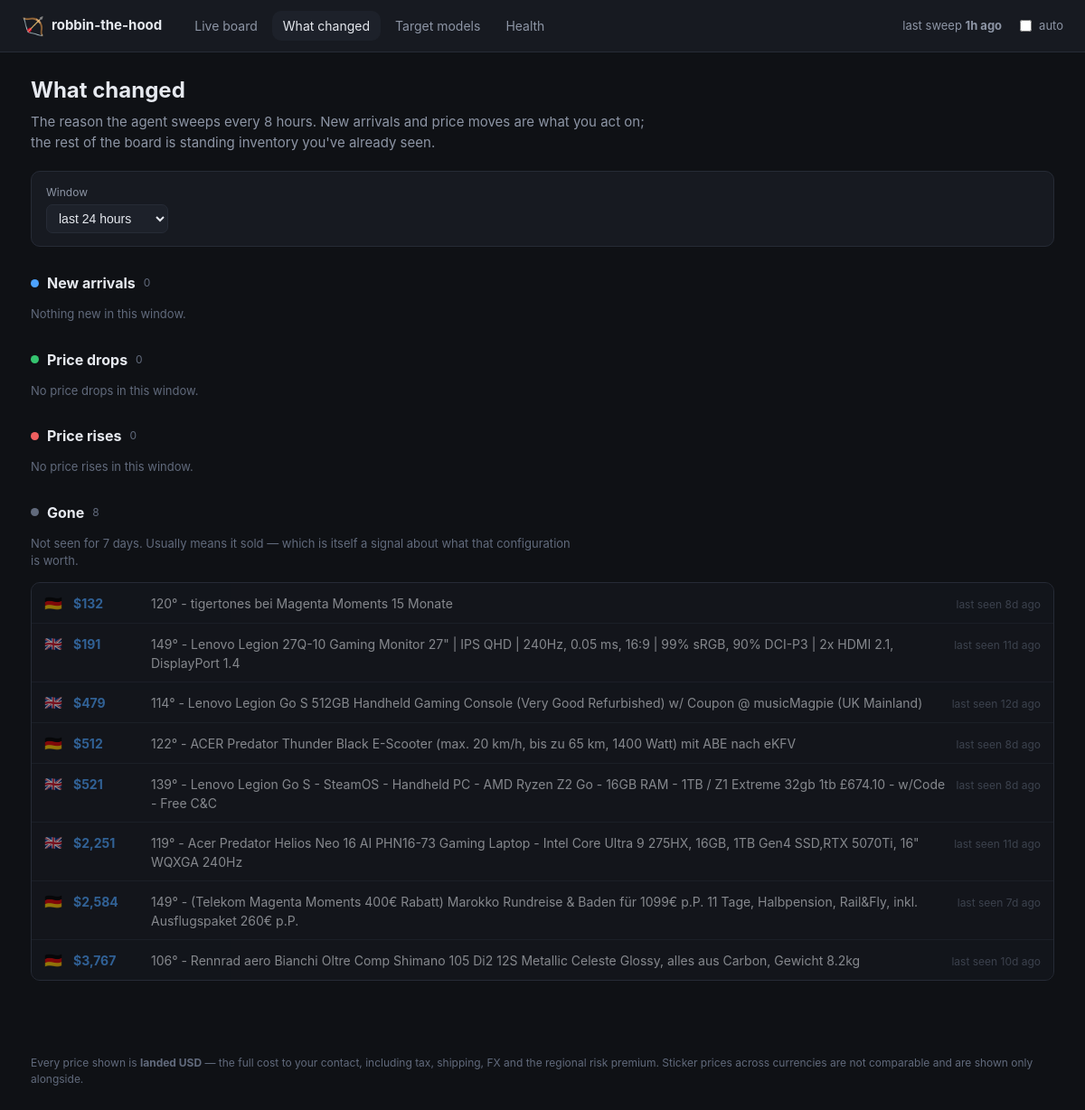
/changes, run on the app's committed database.
### tables this page shows
CREATE TABLE listings (
    fingerprint     TEXT PRIMARY KEY,
    source          TEXT NOT NULL,
    listing_id      TEXT,
    title           TEXT NOT NULL,
    url             TEXT,
    region          TEXT NOT NULL,
    currency        TEXT NOT NULL,
    sticker_local   REAL,
    landed_usd      REAL,
    -- The FX rate is stored per listing so a comparison made weeks from now
    -- against today's record is still honest.
    fx_rate         REAL,
    fx_source       TEXT,
    fx_fetched_at   TEXT,
    score           REAL,
    model_key       TEXT,
    condition       TEXT,
    seller_name     TEXT,
    flags           TEXT,
    reject_reasons  TEXT,
    first_seen      TEXT NOT NULL,
    last_seen       TEXT NOT NULL,
    status          TEXT NOT NULL DEFAULT 'active'
, spec_line TEXT, score_breakdown TEXT, landed_explain TEXT);

### dashboard.py (the view)
@app.route("/changes")
def changes():
    hours = int(request.args.get("hours", 24))
    config = _config()
    with _open() as store:
        data = recent_changes(store, config, hours=hours)
        latest_run = store.latest_run_at()
    return render_template(
        "changes.html", changes=data, hours=hours, latest_run=latest_run,
        now=datetime.now(timezone.utc), active="changes",
        static_export=_static_export(),
    )

### dashboard.py (called while the page is built)
def _open():
    return Store(app.config["DEALS_DB"])

def _static_export() -> bool:
    return bool(app.config.get("STATIC_EXPORT"))

def _config():
    if app.config["DEALS_CONFIG"] is None:
        app.config["DEALS_CONFIG"] = load_config()
    return app.config["DEALS_CONFIG"]

@app.template_filter("money")
def money(value) -> str:
    return "—" if value is None else f"${value:,.0f}"

@app.template_filter("ago")
def ago(moment) -> str:
    if moment is None:
        return "never"
    delta = datetime.now(timezone.utc) - moment
    minutes = int(delta.total_seconds() // 60)
    if minutes < 1:
        return "just now"
    if minutes < 60:
        return f"{minutes}m ago"
    if minutes < 2880:
        return f"{minutes // 60}h ago"
    return f"{minutes // 1440}d ago"

### dealhunter/config.py (called while the page is built)
    def region(self, code: Region) -> RegionConfig:
        try:
            return self.regions[code]
        except KeyError as exc:  # pragma: no cover - config error, fails loudly
            raise KeyError(f"Region {code} is missing from config.yaml") from exc

### dealhunter/store.py (called while the page is built, shortened)
    def __enter__(self) -> "Store":
        return self

    def __exit__(self, *exc_info) -> None:
        self.close()

    def close(self) -> None:
        self.connection.commit()
        try:
            self.connection.execute("PRAGMA wal_checkpoint(TRUNCATE)")
        except sqlite3.Error as exc:  # pragma: no cover - non-fatal
            log.warning("Could not checkpoint the WAL: %s", exc)
        self.connection.close()

    @contextmanager
    def _tx(self):
        try:
            yield self.connection
            self.connection.commit()
        except Exception:
            self.connection.rollback()
            raise

    def _migrate(self) -> None:
        with self._tx() as connection:
            connection.executescript(SCHEMA)
            row = connection.execute("SELECT version FROM schema_version").fetchone()
            if row is None:
                connection.execute(
                    "INSERT INTO schema_version (version) VALUES (?)", (SCHEMA_VERSION,)
                )

    def latest_run_at(self) -> datetime | None:
        row = self.connection.execute(
            "SELECT started_at FROM runs WHERE finished_at IS NOT NULL "
            "ORDER BY id DESC LIMIT 1"
        ).fetchone()
        return datetime.fromisoformat(row["started_at"]) if row else None

### templates/changes.html (shortened to what this page needs)
{% extends "base.html" %}
{% block content %}
<div class="pagehead">
  <h1>What changed</h1>
  <p class="sub">
    The reason the agent sweeps every 8 hours. New arrivals and price moves are
    what you act on; the rest of the board is standing inventory you've already
    seen.
  </p>
</div>
<form class="filters" method="get">
  <label>Window
    <select name="hours" onchange="this.form.submit()">
      <option value="24"  {{ 'selected' if hours == 24 }}>last 24 hours</option>
    </select>
  </label>
</form>
<section class="changeblock">
  <h2><span class="dot new"></span> New arrivals
    <span class="n">{{ changes.new | length }}</span></h2>
  {% if changes.new %}
    <ul class="changes">
      {% for c in changes.new %}
        <li>
          <span class="flagicon">{{ c.region_flag }}</span>
          <span class="amount">{{ c.landed_usd | money }}</span>
          <a href="{{ c.url }}" target="_blank" rel="noopener">{{ c.title }}</a>
          <span class="when"><time datetime="{{ c.when.isoformat() }}">{{ c.when | ago }}</time></span>
        </li>
      {% endfor %}
    </ul>
  {% else %}
    <p class="none">Nothing new in this window.</p>
  {% endif %}
</section>
<section class="changeblock">
  <h2><span class="dot drop"></span> Price drops
    <span class="n">{{ changes.drops | length }}</span></h2>
  {% if changes.drops %}
    <ul class="changes">
      {% for c in changes.drops %}
        <li>
          <span class="flagicon">{{ c.region_flag }}</span>
          <span class="amount">{{ c.landed_usd | money }}</span>
          <span class="delta down">{{ c.delta | signed }} ({{ '%.1f' % c.percent }}%)</span>
          <a href="{{ c.url }}" target="_blank" rel="noopener">{{ c.title }}</a>
          <span class="when"><time datetime="{{ c.when.isoformat() }}">{{ c.when | ago }}</time></span>
        </li>
      {% endfor %}
    </ul>
  {% else %}
    <p class="none">No price drops in this window.</p>
  {% endif %}
</section>
<section class="changeblock">
  <h2><span class="dot rise"></span> Price rises
    <span class="n">{{ changes.rises | length }}</span></h2>
  {% if changes.rises %}
    <ul class="changes">
      {% for c in changes.rises %}
        <li>
          <span class="flagicon">{{ c.region_flag }}</span>
          <span class="amount">{{ c.landed_usd | money }}</span>
          <span class="delta up">{{ c.delta | signed }} ({{ '%.1f' % c.percent }}%)</span>
          <a href="{{ c.url }}" target="_blank" rel="noopener">{{ c.title }}</a>
          <span class="when"><time datetime="{{ c.when.isoformat() }}">{{ c.when | ago }}</time></span>
        </li>
      {% endfor %}
    </ul>
  {% else %}
    <p class="none">No price rises in this window.</p>
  {% endif %}
</section>
<section class="changeblock">
  <h2><span class="dot gone"></span> Gone
    <span class="n">{{ changes.gone | length }}</span></h2>
  <p class="hint">
    Not seen for 7 days. Usually means it sold — which is itself a signal about
    what that configuration is worth.
  </p>
  {% if changes.gone %}
    <ul class="changes">
      {% for c in changes.gone %}
        <li class="faded">
          <span class="flagicon">{{ c.region_flag }}</span>
          <span class="amount">{{ c.landed_usd | money }}</span>
          <span>{{ c.title }}</span>
          <span class="when">last seen <time datetime="{{ c.when.isoformat() }}">{{ c.when | ago }}</time></span>
        </li>
      {% endfor %}
    </ul>
  {% else %}
    <p class="none">Nothing has dropped off recently.</p>
  {% endif %}
</section>
{% endblock %}

### static/style.css (style rules this page uses)
:root { --bg: #0f1115; --panel: #171a21; --panel-2: #1d212a; --line: #262b36; --text: #e6e9ef; --muted: #8d95a5; --dim: #616a7c; --accent: #4da3ff; --good: #35c46f; --warn: #e8b339; --bad: #ef5f5f; --priority: #b98bff; --radius: 10px; }
* { box-sizing: border-box; }
body { margin: 0; background: var(--bg); color: var(--text); font: 15px/1.5 ui-sans-serif, -apple-system, "Segoe UI", Roboto, sans-serif; }
.pagehead h1 { margin: 0 0 6px; font-size: 24px; }
.pagehead .sub { margin: 0 0 20px; color: var(--muted); max-width: 74ch; }
.filters { display: flex; flex-wrap: wrap; gap: 14px; align-items: end; background: var(--panel); border: 1px solid var(--line); border-radius: var(--radius); padding: 14px 16px; margin-bottom: 20px; }
.filters label { display: flex; flex-direction: column; gap: 4px; font-size: 12px; color: var(--muted); }
.filters select, .filters input[type="number"] { background: var(--panel-2); color: var(--text); border: 1px solid var(--line); border-radius: 7px; padding: 6px 9px; font-size: 14px; }
.flagicon { font-size: 16px; }
.changeblock { margin: 28px 0; }
.changeblock h2 { font-size: 16px; display: flex; align-items: center; gap: 9px; margin: 0 0 10px; }
.changeblock h2 .n { font-size: 12px; color: var(--dim); font-weight: 400; }
.dot { width: 9px; height: 9px; border-radius: 50%; display: inline-block; }
.dot.new { background: var(--accent); }
.dot.drop { background: var(--good); }
.dot.rise { background: var(--bad); }
.dot.gone { background: var(--dim); }
ul.changes { list-style: none; margin: 0; padding: 0; border: 1px solid var(--line); border-radius: var(--radius); overflow: hidden; }
ul.changes li { display: flex; gap: 12px; align-items: baseline; padding: 10px 14px; background: var(--panel); border-bottom: 1px solid var(--line); font-size: 14px; }
ul.changes li:last-child { border-bottom: 0; }
ul.changes li.faded { opacity: .55; }
ul.changes .amount { font-weight: 700; color: var(--accent); min-width: 74px; }
ul.changes .when { font-size: 12px; color: var(--dim); margin-left: auto; white-space: nowrap; }
.none, .hint { color: var(--dim); font-size: 13px; }
.hint { max-width: 74ch; }

### data on the page
listings: region_flag "🇩🇪", landed_usd "$132", title "120° - tigertones bei Magenta Moments 15 Monate", when|ago "8d ago"
listings: region_flag "🇬🇧", landed_usd "$191", title "149° - Lenovo Legion 27Q-10 Gaming Monitor 27\" | IPS QHD | 240Hz, 0.05 ms, 16:9 | 99% sRGB, 90% DCI-P3 | 2x HDMI 2.1, DisplayPort 1.4", when|ago "11d ago"
listings: region_flag "🇬🇧", landed_usd "$479", title "114° - Lenovo Legion Go S 512GB Handheld Gaming Console (Very Good Refurbished) w/ Coupon @ musicMagpie (UK Mainland)", when|ago "12d ago"
listings: region_flag "🇩🇪", landed_usd "$512", title "122° - ACER Predator Thunder Black E-Scooter (max. 20 km/h, bis zu 65 km, 1400 Watt) mit ABE nach eKFV", when|ago "8d ago"
listings: region_flag "🇬🇧", landed_usd "$521", title "139° - Lenovo Legion Go S - SteamOS - Handheld PC - AMD Ryzen Z2 Go - 16GB RAM - 1TB / Z1 Extreme 32gb 1tb £674.10 - w/Code - Free C&C", when|ago "8d ago"
listings: region_flag "🇬🇧", landed_usd "$2,251", title "119° - Acer Predator Helios Neo 16 AI PHN16-73 Gaming Laptop - Intel Core Ultra 9 275HX, 16GB, 1TB Gen4 SSD,RTX 5070Ti, 16\" WQXGA 240Hz", when|ago "11d ago"
listings: region_flag "🇩🇪", landed_usd "$2,584", title "149° - (Telekom Magenta Moments 400€ Rabatt) Marokko Rundreise & Baden für 1099€ p.P. 11 Tage, Halbpension, Rail&Fly, inkl. Ausflugspaket 260€ p.P.", when|ago "7d ago"
listings: region_flag "🇩🇪", landed_usd "$3,767", title "106° - Rennrad aero Bianchi Oltre Comp Shimano 105 Di2 12S Metallic Celeste Glossy, alles aus Carbon, Gewicht 8.2kg", when|ago "10d ago"

### other printed values
{{ latest_run | ago }} "1h ago"
{{ changes.new | length }} "0"
{{ changes.drops | length }} "0"
{{ changes.rises | length }} "0"
{{ changes.gone | length }} "8"
